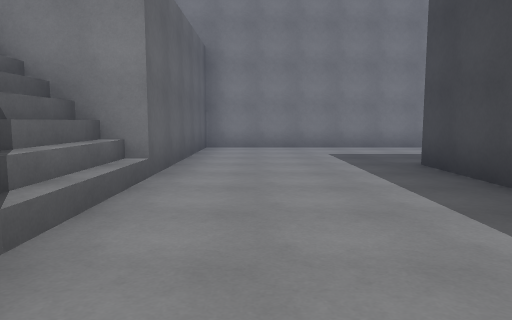
view 1 (above)

24 first-person views from a walk through a scene from a Unity 3-D project. The camera is 1.3 m above the floor, tilts 6° down and sees 70° across. The floor is counted in squares, 2 m on a side. Each view is taken from the middle of a square. On the plan, view 1 faces up. The plan holds only what a view shows up to about 11 squares ahead; the rest is blank. The place goes on beyond the plan. The player character is not drawn.

view 2
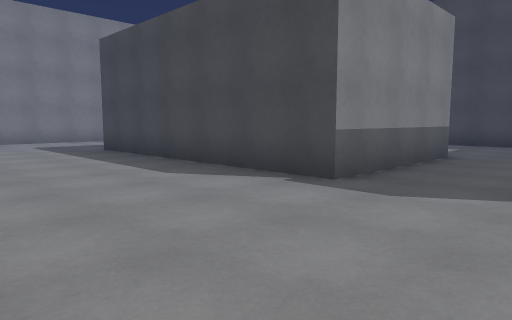

view 3
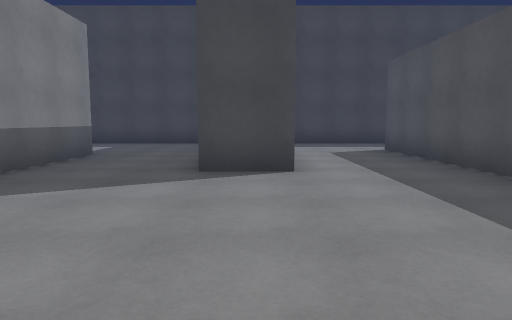

view 4
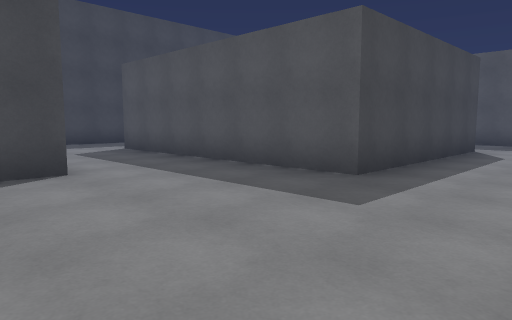

view 5
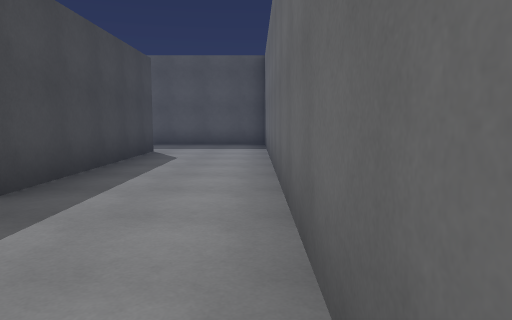

view 6
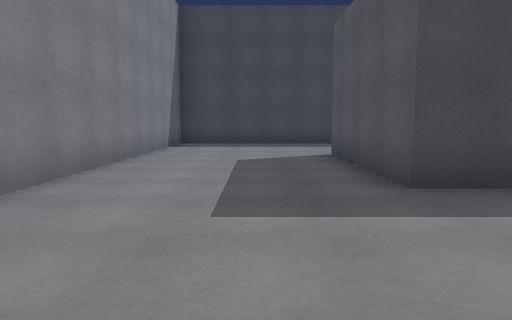

view 7
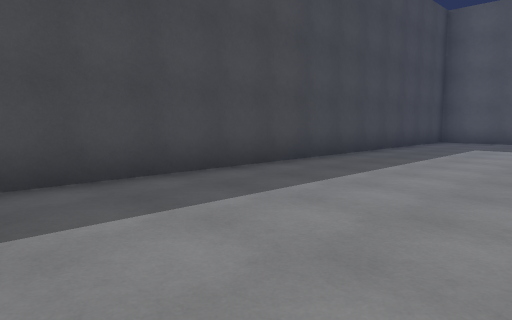

view 8
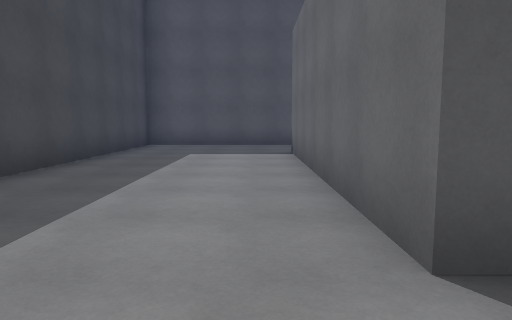

view 9
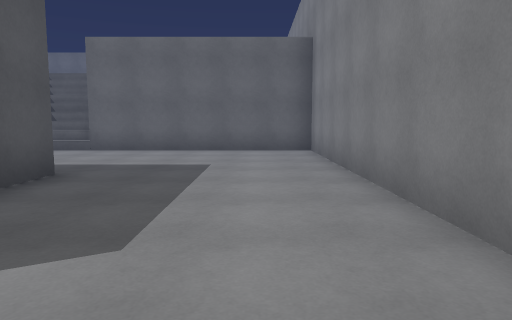

view 10
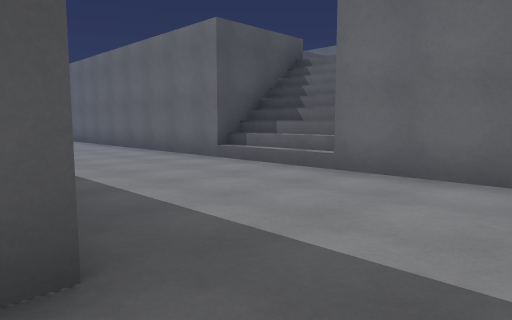

view 11
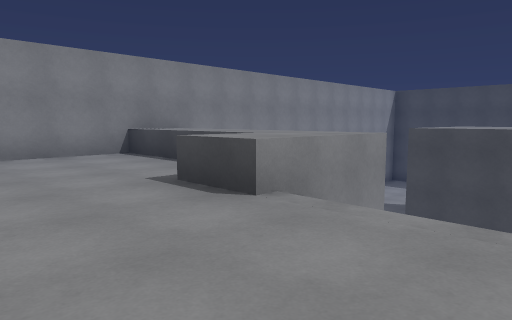

view 12
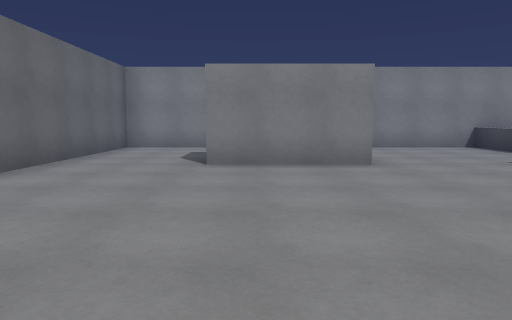

view 13
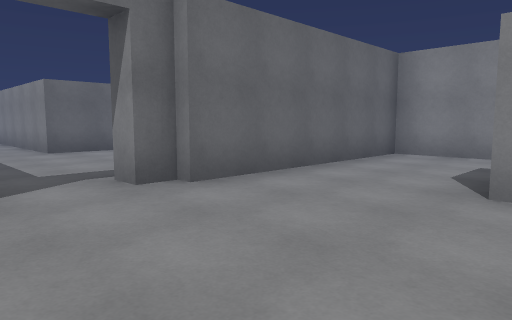

view 14
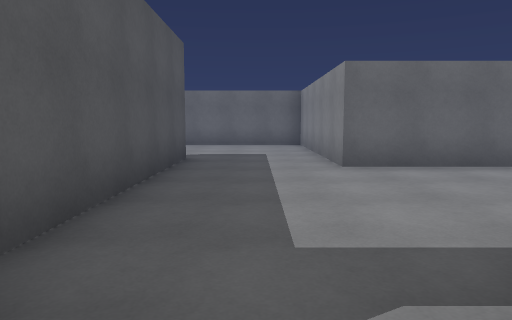

view 15
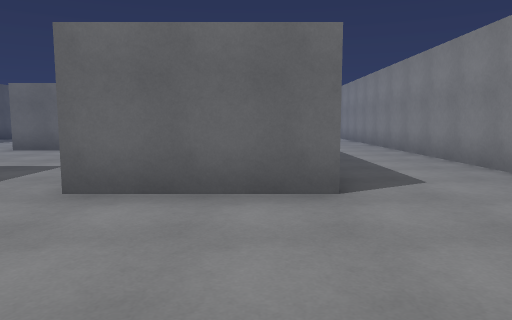

view 16
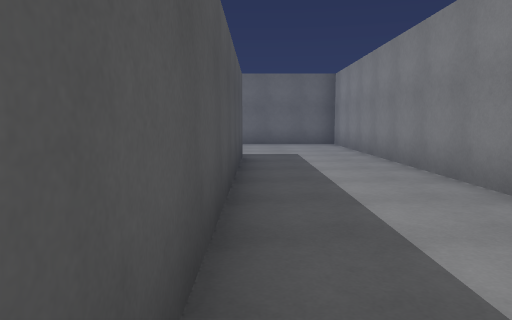

view 17
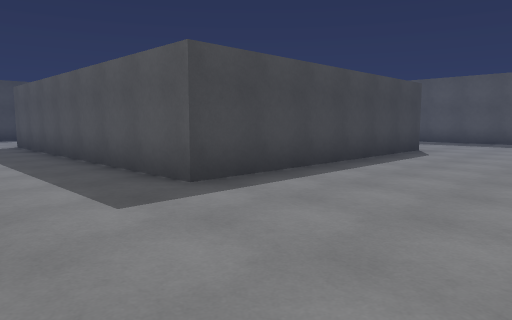

view 18
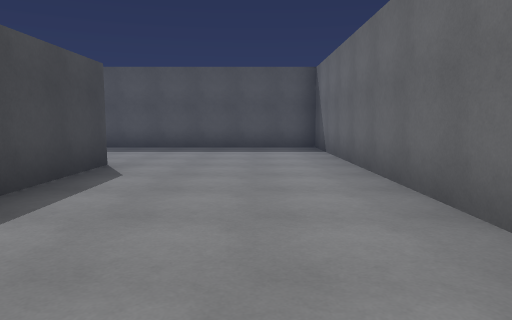

view 19
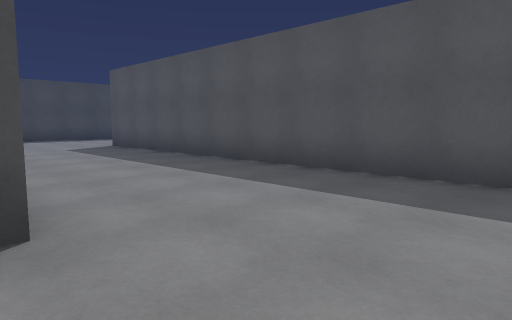

view 20
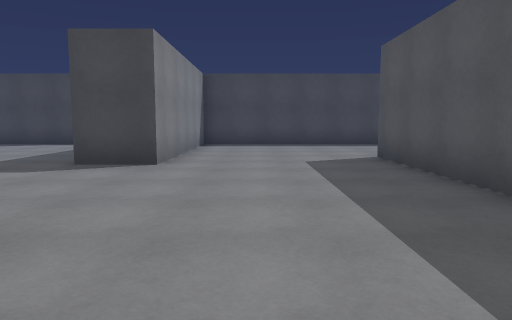

view 21
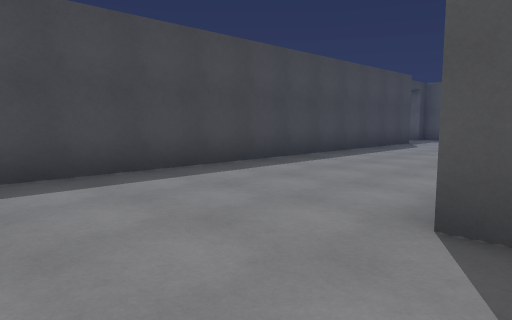

view 22
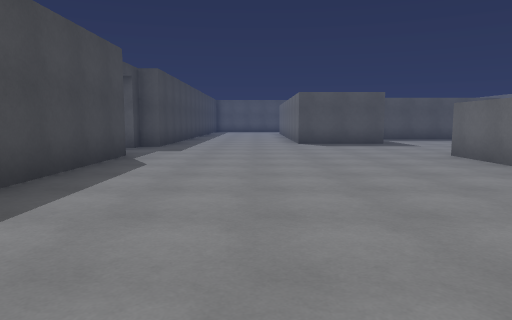

view 23
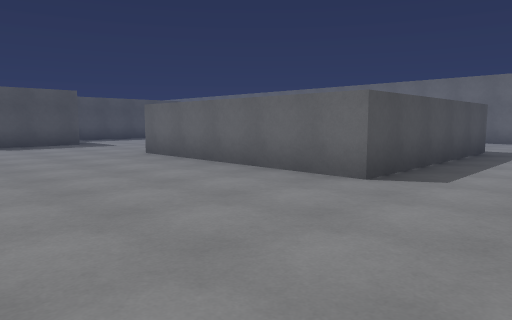

view 24
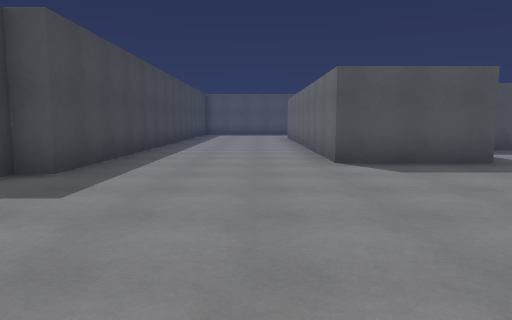

### Floor plan
Key: @ floor where view 1 was taken; # wall or solid block; . main floor; - floor 4 m lower than the main floor; / step, stairs or slope; = window, fence, low wall or low ledge; ^ raised ledge.
Columns run from 28 left of view 1 to 10 right of it. Each row starts with its distance up from view 1.
 10 ###########     ####   ################
  9 #...........    #...   ...#-----------#
  8 #.............  #...   ...=-----------#
  7 #.............. #...  ....=-----------#
  6  ....#######....#...##....=-----------#
  5  ....#######....#........^#----####---#
  4 #....##.........#........//----#  #---#
  3 #....##..................//----#  #---#
  2 #....##......... ........//----#  #---#
  1 #....##....######  ...   ^#----#  #---#
  0 #...............#   .     =-@--####---#
 -1 #...............#         =-----------#
 -2 #...............#         =-----------#
 -3 #...............#         =-----------#
 -4 ############....#         =-----#######
 -5           ......#         =-----------#
 -6      ...........#         =-----------#
 -7 #....#####......#         =---######--#
 -8 #.       #......#         =---#      -#
 -9          #......#         =---#
-10          #......#         =---#
-11          #......#         =---#
-12          #......#         =---#
-13          ........         =---
-14         .........         ^----
-15         ........#          ####
-16         ..##....#
-17         .  #....#
-18         .  #....#
-19        ##  #....#
-20            #....#
-21            #....#

Positions as (right, up) in squares from view 1, and headings:
1: (0, 0), facing up
2: (-1, -3), facing up-right
3: (-1, -4), facing right
4: (-1, -3), facing down-right
5: (-1, -4), facing down
6: (-1, 7), facing right
7: (6, 9), facing down-right
8: (7, 7), facing down
9: (7, 8), facing left
10: (3, 7), facing down-left
11: (-6, 2), facing up-right
12: (-8, 0), facing up
13: (-8, 2), facing up-left
14: (-11, 3), facing left
15: (-13, 6), facing left
16: (-17, 7), facing left
17: (-27, 9), facing down-right
18: (-26, 6), facing down
19: (-26, 1), facing down-right
20: (-23, -1), facing right
21: (-17, -1), facing down-right
22: (-15, -5), facing down
23: (-15, -5), facing down-left
24: (-15, -10), facing down
